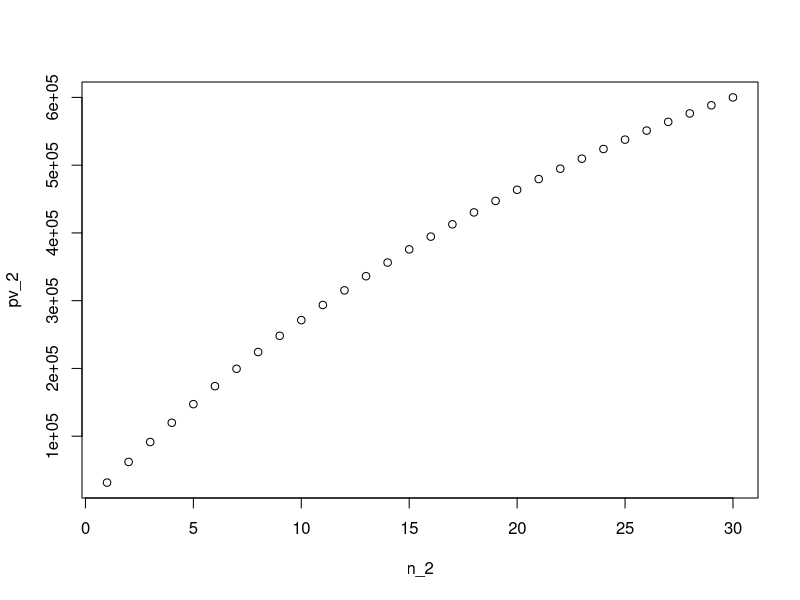

Write the R code that produced this figure.
##Q2
###b
p<-32622.8;n=30;i<-0.035;loan<-600000

loan_2<-500000
n_2<-c(1:30)
pv_2<-p*(1-(1+i)^(-n_2))/i
plot(n_2,pv_2)

f_2a<-function(n){p*(1-(1+i)^(-n))/i-loan_2}
uniroot(f_2a,c(1,30))  

f_2b<-function(l){p*(1-(1+i)^(-22))/i+l*(1+i)^(-23)-loan_2}
uniroot(f_2b,c(0,32622))
